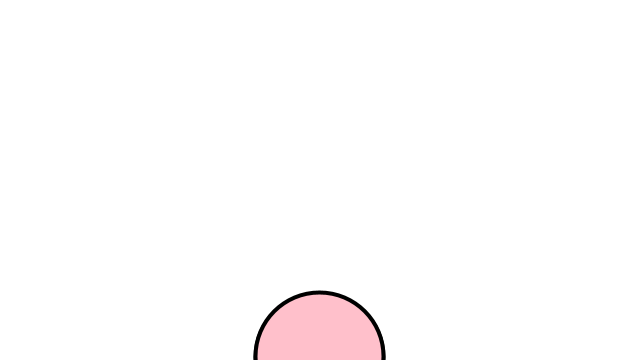
Frame 1 (no input)
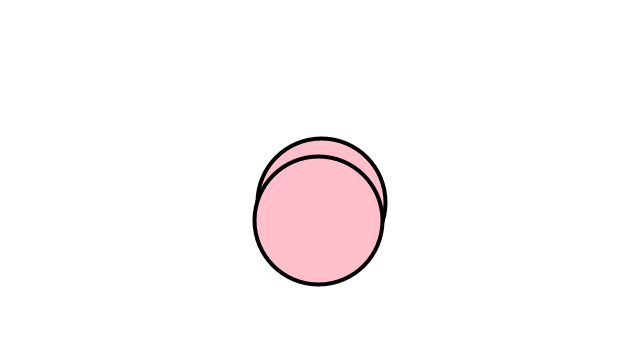
Frame 60 (the mouse pressed at the canvas centre just before this capture)
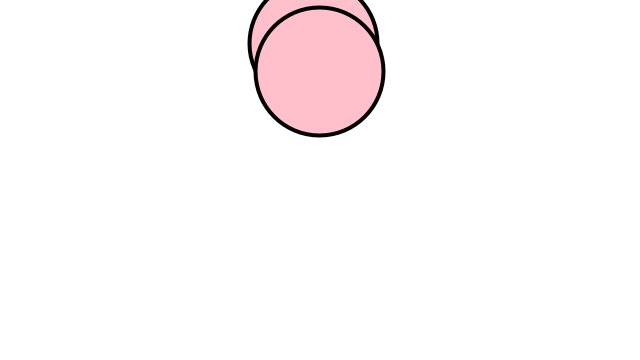
Frame 120 (the mouse held since frame 60 and released just before this capture)

The Processing sketch that drew these frames (run headless with seeded random() and noise(); from frame 60 on, the mouse is pressed at the canvas centre):

// Processing sketch: bubble_example
// ── bubble_example.pde
// Bubble class
// The Coding Train / Daniel Shiffman
// Processing Intro Series

Bubble bub1;
Bubble bub2; //add second bubble

void setup() {
  size(640, 360);

  //initialize bubbles
  bub1 = new Bubble();
  bub2 = new Bubble(); 
}

void draw() {
  background(255);
  
  //show and update bubbles
  bub1.update();
  bub1.edges();
  bub1.show();
  
  bub2.update(); 
  bub2.edges(); 
  bub2.show(); 
}

// ── Bubble.pde
class Bubble {
  float x, y, r;
  int bubCol;
  Bubble() {
    x = 320;
    y = 360;
    r = 64;
    bubCol = color(255, 192, 203); //bubble color
  }

  void update() {
    y = y - random(1, 4);
    x = x + random(-1, 1);
  }

  void show() {
    strokeWeight(4);
    fill(bubCol);
    circle(x, y, r*2);
  }

  void edges() {
    //place bubble back at the  bottom of canvas
    if (y < -r) {
      y = height + r/2;
    }
  }
}
